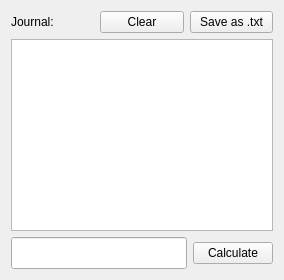
      <widget class="QWidget" name="paper_page">
       <layout class="QVBoxLayout" name="verticalLayout_2">
        <item>
         <layout class="QVBoxLayout" name="verticalLayout">
          <item>
           <layout class="QHBoxLayout" name="horizontalLayout_2">
            <item>
             <widget class="QLabel" name="journal_label">
              <property name="text">
               <string>Journal:</string>
              </property>
             </widget>
            </item>
            <item>
             <widget class="QPushButton" name="clear_journal_btn">
              <property name="text">
               <string>Clear</string>
              </property>
              <property name="icon">
               <iconset theme="edit-clear">
                <normaloff>.</normaloff>.</iconset>
              </property>
             </widget>
            </item>
            <item>
             <widget class="QPushButton" name="save_journal_btn">
              <property name="text">
               <string>Save as .txt</string>
              </property>
              <property name="icon">
               <iconset theme="document-save">
                <normaloff>.</normaloff>.</iconset>
              </property>
             </widget>
            </item>
           </layout>
          </item>
          <item>
           <widget class="QListWidget" name="journal">
            <property name="font">
             <font>
              <pointsize>15</pointsize>
             </font>
            </property>
           </widget>
          </item>
          <item>
           <layout class="QHBoxLayout" name="horizontalLayout">
            <item>
             <widget class="QLineEdit" name="line_result_3">
              <property name="font">
               <font>
                <pointsize>15</pointsize>
                <bold>false</bold>
               </font>
              </property>
             </widget>
            </item>
            <item>
             <widget class="QPushButton" name="btn_equal_3">
              <property name="text">
               <string>Calculate</string>
              </property>
             </widget>
            </item>
           </layout>
          </item>
         </layout>
        </item>
       </layout>
      </widget>
